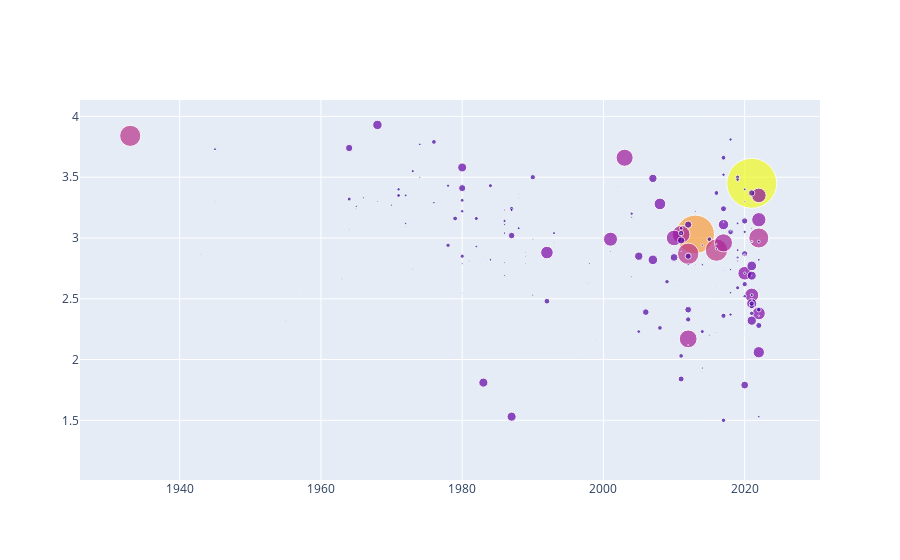

Notebook source saved alongside this figure:
### Code cell
fig = go.Figure()

fig.add_trace(
    go.Scatter(
        x=streaming_horrors['FILM_YEAR'],
        y=streaming_horrors['FILM_RATING'],
        mode='markers',
        marker=dict(
            size=50*streaming_horrors['FILM_WATCH_COUNT']/streaming_horrors['FILM_WATCH_COUNT'].max(),
            color=streaming_horrors['FILM_WATCH_COUNT'],
            line=dict(width=1, color='white')
        ),
        text=streaming_horrors['FILM_TITLE'],
        hovertemplate=
            '<b>%{text}</b><br>' +
            'Year: %{x}<br>' +
            'Rating: %{y}<br>' +
            'Watch Count: %{marker.color}<br>'
    )
)
fig.show()

### Figure 1 — Plotly figure (JSON) as saved in the notebook; plotly's stock layout.template omitted (floating-point values rounded to 4 significant figures; data arrays with more than 128 entries replaced by an {"elided": "..."} marker saying what was removed)
{"data": [{"hovertemplate": "<b>%{text}</b><br>Year: %{x}<br>Rating: %{y}<br>Watch Count: %{marker.color}<br>", "marker": {"color": {"elided": "284 int values"}, "line": {"color": "white", "width": 1}, "size": {"elided": "284 float values"}}, "mode": "markers", "text": {"elided": "284 str values"}, "type": "scatter", "x": {"elided": "284 int values"}, "y": {"elided": "284 float values"}}], "layout": {}}
